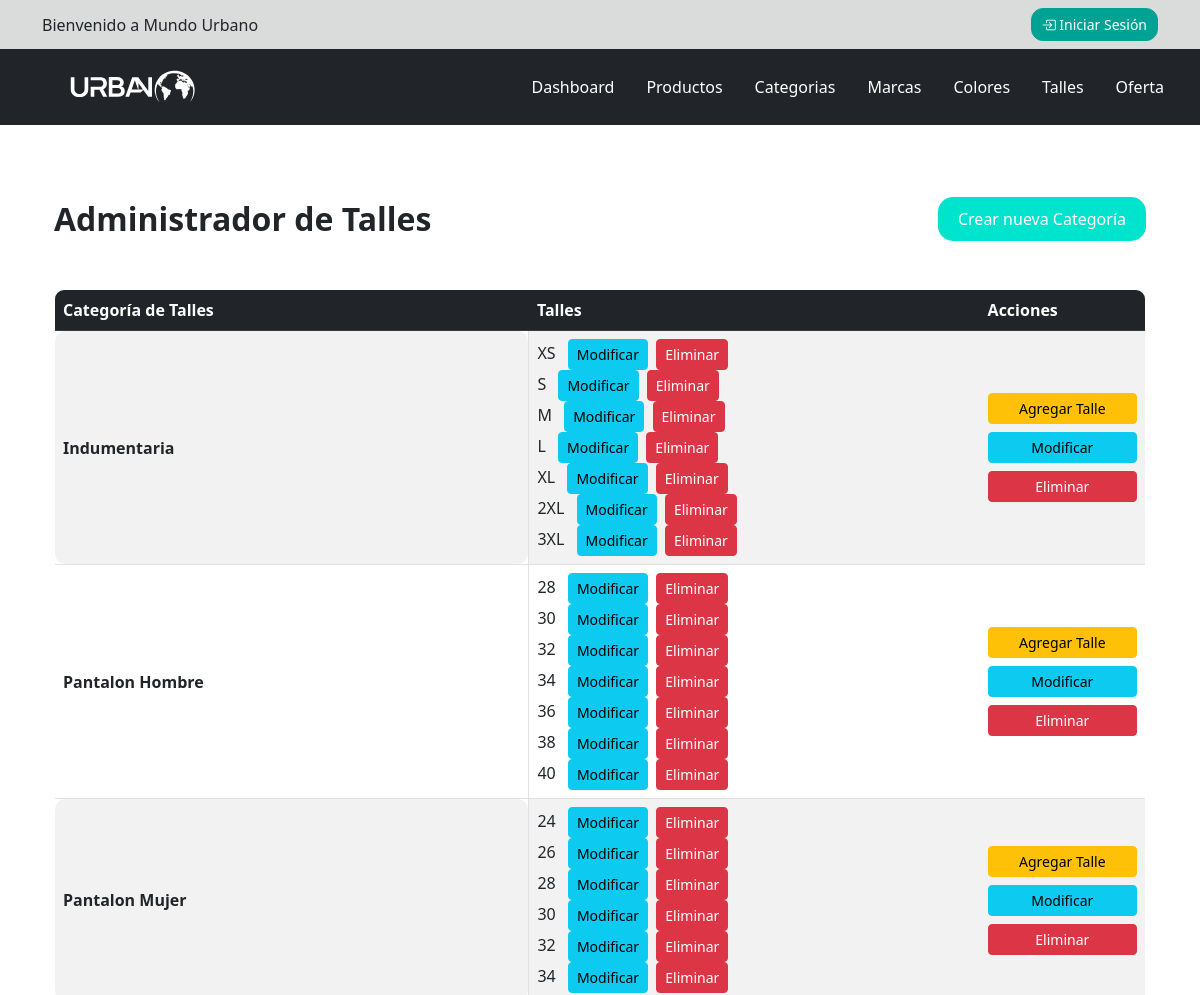
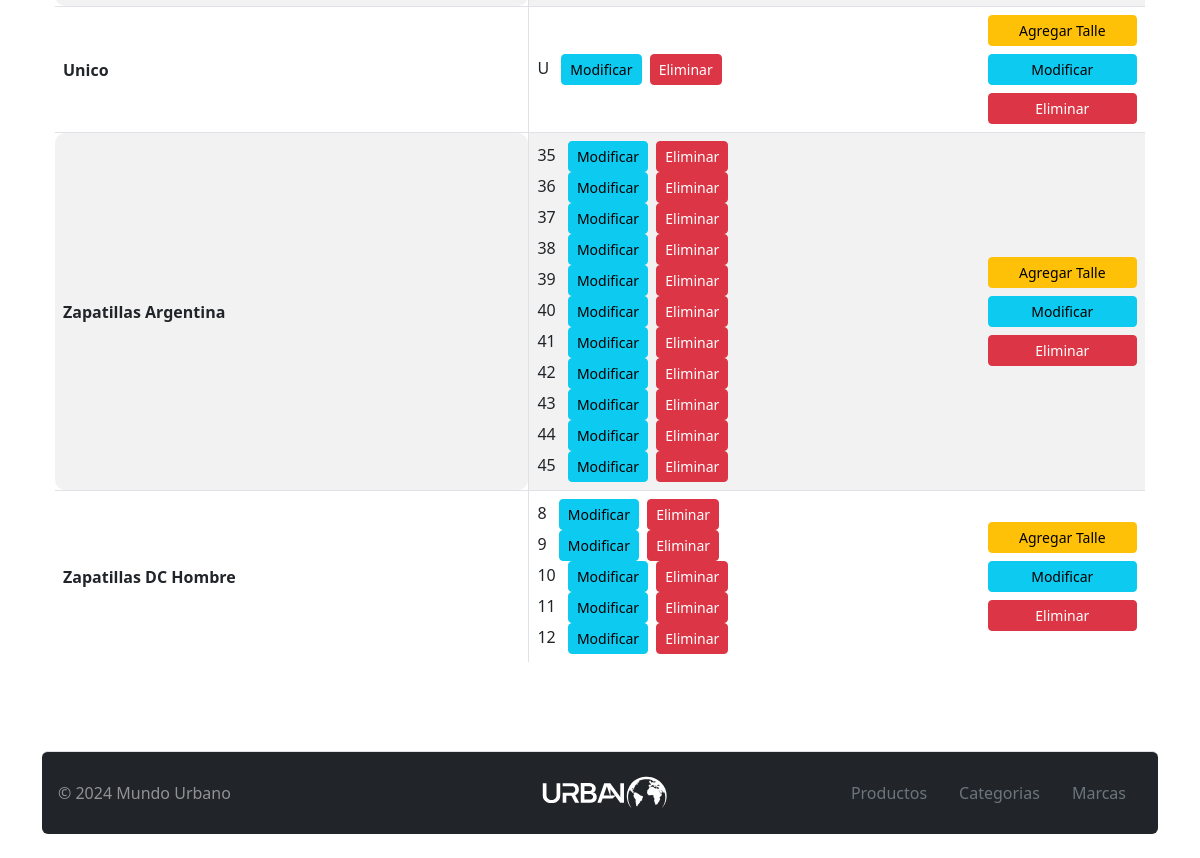
Screenshot of /admin/index.php?link=admin_talles with the database file from the repository (2 pictures, top to bottom).
### tables this page shows
CREATE TABLE `talles` (
  `id` int(10) UNSIGNED NOT NULL COMMENT 'Identificador de la tabla talles',
  `categoria_talle` varchar(256) NOT NULL COMMENT 'Nombre para identificar a que talle pertenece ( Zapatilla Dc, Zapatilla Rusty, Remeras, etc..)',
  `talle` varchar(50) NOT NULL
);

### classes/Talle.php (called while the page is built, shortened)
<?PHP
class Talle {
    private $id;
    private $categoria_talle;
    private $talle;
    public static function get_all_grouped_by_categoria(): array
    {
        $conexion = Conexion::getConexion();
        $query = "SELECT * FROM talles ORDER BY categoria_talle, id";
        $PDOStatement = $conexion->prepare($query);
        $PDOStatement->setFetchMode(PDO::FETCH_CLASS, self::class);
        $PDOStatement->execute();
        $tallesPorCategoria = [];
        while ($talle = $PDOStatement->fetch()) {
            $tallesPorCategoria[$talle->getCategoria_talle()][] = $talle;
        }
        return $tallesPorCategoria;
    }
    public function getId()
    {
        return $this->id;
    }
    public function getCategoria_talle()
    {
        return $this->categoria_talle;
    }
    public function getTalle()
    {
        return $this->talle;
    }
}

### admin/views/admin_talles.php (the view)
<?php
$tallesPorCategoria = Talle::get_all_grouped_by_categoria();
?>
<div class="container py-5">
    <div class="d-flex justify-content-between align-items-center mb-5">
        <h2 class="fw-bold m-0">Administrador de Talles</h2>
        <a href="index.php?link=add_categoria_talle" class="btn boton-custom">Crear nueva Categoría</a>
    </div>
    <div class="table-responsive">
        <table class="table table-striped table-hover align-middle table-custom">
            <thead class="table-dark">
                <tr>
                    <th scope="col" width="5%">Categoría de Talles</th>
                    <th scope="col" width="5%">Talles</th>
                    <th scope="col" width="1%">Acciones</th>
                </tr>
            </thead>
            <tbody>
                <?php foreach ($tallesPorCategoria as $categoria => $talles): ?>
                    <tr>
                        <td class="fw-bold table-custom"><?= $categoria; ?></td>
                        <td>
                            <ul class="list-unstyled mb-0">
                                <?php foreach ($talles as $talle): ?>
                                    <li>
                                        <?= $talle->getTalle(); ?>
                                        <a href="index.php?link=edit_talle&id=<?= $talle->getId(); ?>" class="btn btn-sm btn-info ms-2">Modificar</a>
                                        <a href="index.php?link=delete_talle&id=<?= $talle->getId(); ?>" class="btn btn-sm btn-danger ms-1">Eliminar</a>
                                    </li>
                                <?php endforeach; ?>
                            </ul>
                        </td>
                        <td>
                            <div class="d-flex flex-column gap-2">
                                <a href="index.php?link=add_talle_categoria&categoria=<?= $categoria; ?>" class="btn btn-sm btn-warning">Agregar Talle</a>
                                <a href="index.php?link=edit_categoria_talle&categoria=<?= $categoria; ?>" class="btn btn-sm btn-info">Modificar</a>
                                <a href="index.php?link=delete_categoria_talle&categoria=<?= $categoria; ?>" class="btn btn-sm btn-danger">Eliminar</a>
                            </div>
                        </td>
                    </tr>
                <?php endforeach; ?>
            </tbody>
        </table>
    </div>
</div>

### css/styles.css (style rules this page uses)
.boton-custom { background-color: #00E3CC; color: #fff; border: none; padding: 10px 20px; font-size: 16px; border-radius: 15px; transition: background-color 0.3s ease; }
.table-custom { border-radius: 10px; overflow: hidden; border: 1px solid #dee2e6; }

### rows the page displays
talles: talle "XS"
talles: talle "S"
talles: talle "M"
talles: talle "L"
talles: talle "XL"
talles: talle "2XL"
talles: talle "3XL"
talles: talle "28"
talles: talle "30"
talles: talle "32"
talles: talle "34"
talles: talle "36"
talles: talle "38"
talles: talle "40"
talles: talle "24"
talles: talle "26"
talles: talle "28"
talles: talle "30"
talles: talle "32"
talles: talle "34"
talles: talle "U"
talles: talle "35"
talles: talle "36"
talles: talle "37"
talles: talle "38"
talles: talle "39"
talles: talle "40"
talles: talle "41"
talles: talle "42"
talles: talle "43"
talles: talle "44"
talles: talle "45"
talles: talle "8"
talles: talle "9"
talles: talle "10"
talles: talle "11"
talles: talle "12"

### other values shown
$categoria "Indumentaria"
$categoria "Pantalon Hombre"
$categoria "Pantalon Mujer"
$categoria "Unico"
$categoria "Zapatillas Argentina"
$categoria "Zapatillas DC Hombre"
